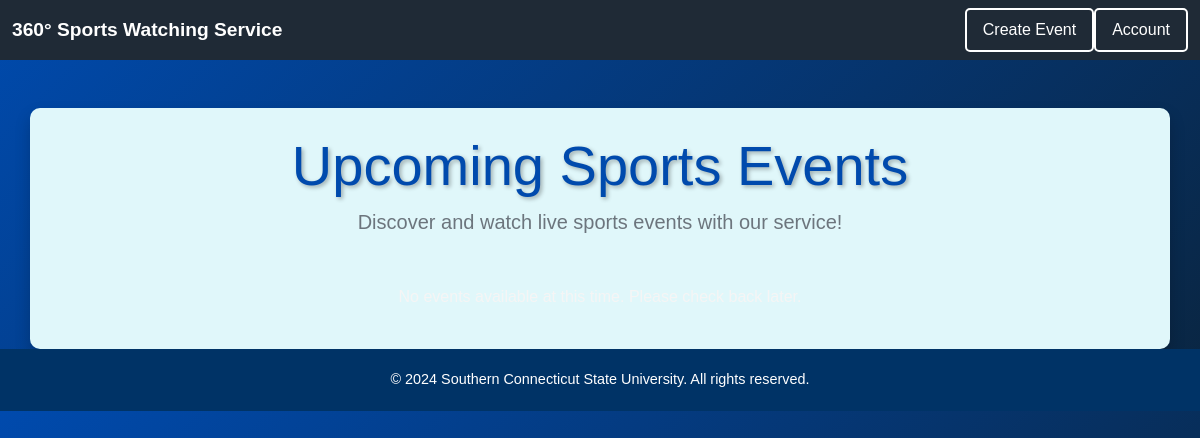
Before: /events_sm with the older database file.
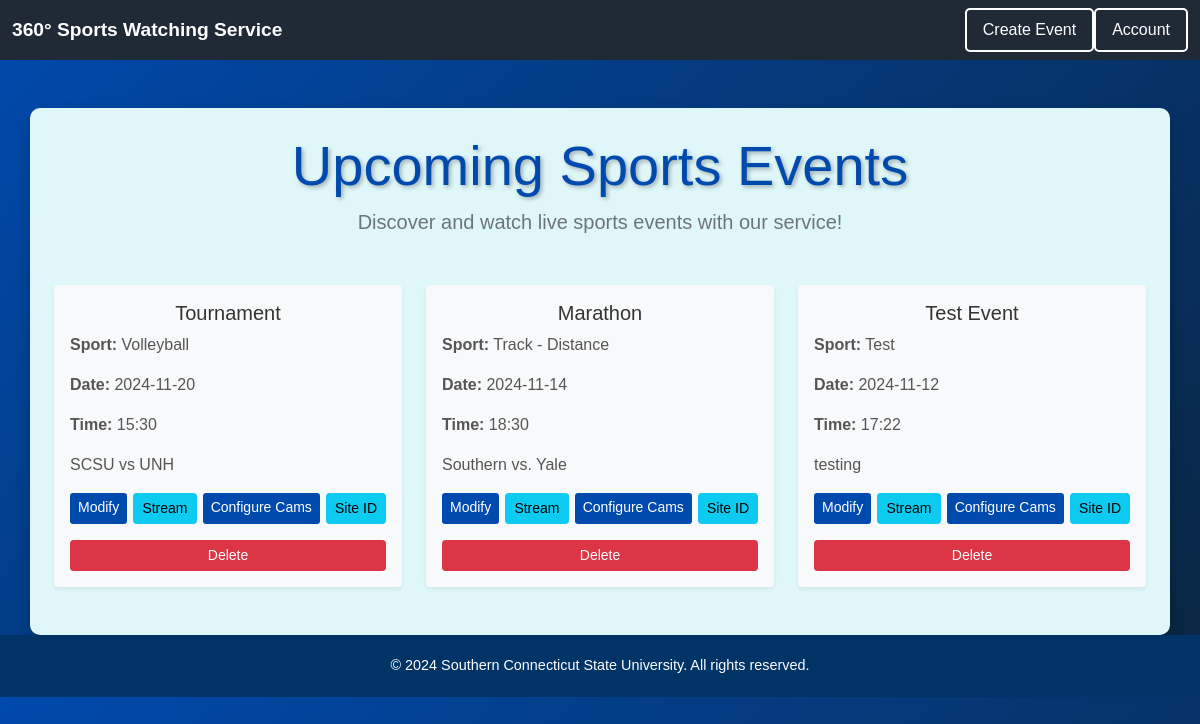
After: the same page with the newer database file.
### app/models.py (models this page shows)
class Event(db.Model):
    __tablename__ = 'Event'
    id = db.Column(db.Integer, primary_key=True)
    event_name = db.Column(db.String(100), nullable=False)
    sport = db.Column(db.String(50), nullable=False)
    date = db.Column(db.Date, nullable=False)
    time = db.Column(db.Time, nullable=False)
    notes = db.Column(db.Text)
    port = db.Column(db.Integer)
    ip = db.Column(db.String(50))
    site = db.Column(db.String(50))

### app/routes.py (the view, shortened to what this page needs)
@app.route('/events_sm', methods=['GET', 'POST'])
def events_sm():
    events = Event.query.all()  # Fetch all events
    return render_template('test_site_manager.html', events=events)  # Pass events to the template

### app/templates/test_site_manager.html (shortened to what this page needs)
<!DOCTYPE html>
<html lang="en">
<head>
    <link href="https://cdn.jsdelivr.net/npm/bootstrap@5.0.2/dist/css/bootstrap.min.css" rel="stylesheet">
    <link rel="stylesheet" href="{{ url_for('static', filename='css/general.css') }}">
</head>
<body>
    <nav class="navbar navbar-expand-lg navbar-light" style="background-color: #1f2a36;">
        <div class="container-fluid">
            <a class="navbar-brand" href="{{ url_for('index') }}">360° Sports Watching Service</a>
            <div class="collapse navbar-collapse" id="navbarNav">
                <ul class="navbar-nav ms-auto">
                    <li class="nav-item">
                        <a class="nav-link" href="{{ url_for('event_organizer') }}">Create Event</a>
                    </li>
                    <li class="nav-item">
                        <a class="nav-link" href="{{ url_for('login') }}">Account</a>
                    </li>
                </ul>
            </div>
        </div>
    </nav>
    <main class="container mt-5 p-4" style="background-color: #e0f7fa; border-radius: 10px;">
      <section class="text-center mb-5">
          <h1 class="display-4" style="color: #004aad; text-shadow: 2px 2px 4px rgba(0, 0, 0, 0.3);">Upcoming Sports Events</h1>
          <p class="lead text-muted">Discover and watch live sports events with our service!</p>
      </section>
      <div class="row mt-5">
          {% for event in events %}
          <div class="col-md-6 col-lg-4 mb-4">
              <div class="card shadow-sm rounded">
                  <div class="card-body">
                      <h5 class="card-title text-center">{{ event.event_name }}</h5>
                      <p class="card-text"><strong>Sport:</strong> {{ event.sport }}</p>
                      <p class="card-text"><strong>Date:</strong> {{ event.date.strftime('%Y-%m-%d') }}</p>
                      <p class="card-text"><strong>Time:</strong> {{ event.time.strftime('%H:%M') }}</p>
                      <p class="card-text">{{ event.notes }}</p>
                      <div class="d-flex justify-content-between mt-3">
                          <a href="{{ url_for('event_organizer', event_id=event.id) }}" class="btn btn-primary btn-sm">Modify</a>
                          <a href="event-page-{{ event.id }}" class="btn btn-info btn-sm">Stream</a>
                          <a href="config-cams/{{ event.id }}" class="btn btn-primary btn-sm">Configure Cams</a>
                          <a href="config-site-ID/{{ event.id }}" class="btn btn-info btn-sm">Site ID</a>
                      </div>
                      <form method="POST" action="{{ url_for('events_eo') }}" class="mt-3">
                          <button type="submit" name="action" value="delete_event" class="btn btn-danger btn-sm w-100">Delete</button>
                      </form>
                  </div>
              </div>
          </div>
          {% else %}
          <p class="text-center">No events available at this time. Please check back later.</p>
          {% endfor %}
      </div>
  </main>
    <footer class="text-center">
        <p>&copy; 2024 Southern Connecticut State University. All rights reserved.</p>
    </footer>
</body>
</html>

Changed rows visible on the page:
added Event: event_name "Tournament", sport "Volleyball", date "2024-11-20", time "15:30", notes "SCSU vs UNH"
added Event: event_name "Marathon", sport "Track - Distance", date "2024-11-14", time "18:30", notes "Southern vs. Yale"
added Event: event_name "Test Event", sport "Test", date "2024-11-12", time "17:22", notes "testing"
